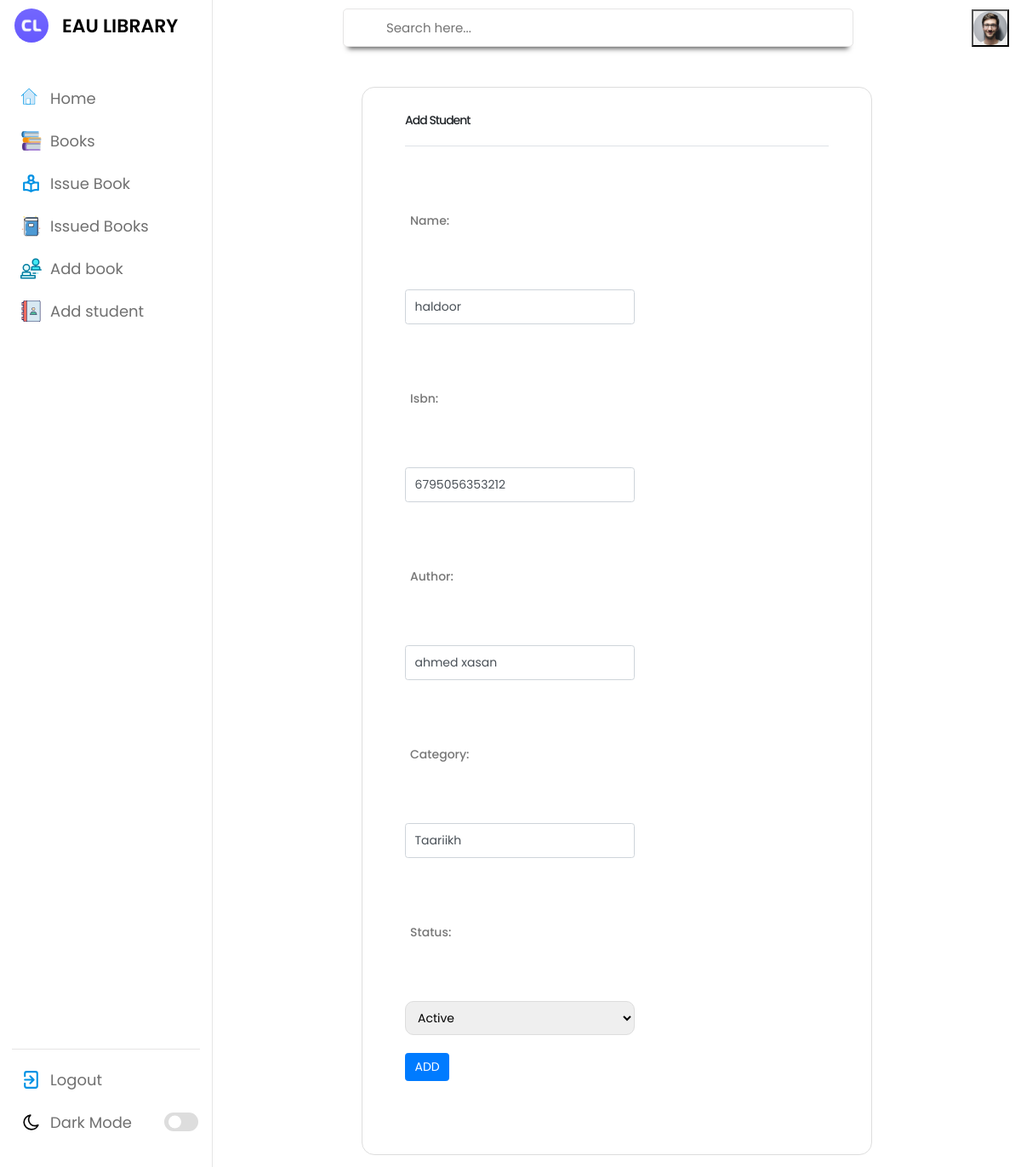
The page /updatebook/1/ on the database its author committed.
### library/models.py (models this page shows, shortened)
class Book(models.Model):
    name = models.CharField(max_length=200)
    author = models.CharField(max_length=200)
    isbn = models.PositiveIntegerField()
    category = models.CharField(max_length=50)
    status = models.CharField(max_length=25, choices=(('Active','Active'), ('Inactive','Inactive')), default = 'Active')
    date_added = models.DateTimeField(default = timezone.now)
    date_created = models.DateTimeField(auto_now = True)

### library/views.py (the view)
# urls.py: path('updatebook/<str:pk>/', views.updateBook, name="updatebook"),
def updateBook(request, pk):
	order = Book.objects.get(id=pk)
	form = BookForm(instance=order)
	if request.method == 'POST':
		form = BookForm(request.POST, instance=order)
		if form.is_valid():
			form.save()
			return redirect('books')
	context = {'form':form}
	return render(request, 'library/add.html', context)

### library/forms.py
class BookForm(ModelForm):
    class Meta:
        model  = Book
        fields=['name','isbn','author','category','status']
        widgets = {
            'name': forms.TextInput(attrs={'class': 'form-control'}),
            'isbn': forms.NumberInput(attrs={'class': 'form-control'}),
            'author': forms.TextInput(attrs={'class': 'form-control'}),
            'category': forms.TextInput(attrs={'class': 'form-control'}),
            'statu': forms.CheckboxInput(attrs={'class': 'form-control'}),
        }

### library/templates/library/add.html (shortened to what this page needs)
{% extends 'main.html' %}
{% load static %}
{% block content %}
<section class="dashboard" >
    <div class="top">
        <div class="search-box">
            <input type="text" placeholder="Search here...">
        </div>
        <button>
            <img src="images/profile.jpg" alt="">
        </button>
    </div>
    <div class="dash-content">
        <div class="wrapper bg-white mt-sm-5">
            <h4 class="pb-4 border-bottom">Add Student</h4>
            <form method="POST">
                {% for i in form %}
                <div class="py-2">
                    <div class="row py-2">
                        <div class="col-md-6">
                            <label for="firstname">{{ i.label_tag }}</label>
                            {{ i }}
                        </div>
                    </div>
                    {% endfor %}
                    <div class="py-3 pb-4 ">
                        <button class="btn btn-primary mr-3">ADD</button>
                    </div>
                </div>
            </form>
        </div>
    </div>
  </section>
{% endblock content %}

### static/styles/style.css (style rules this page uses)
* { margin: 0; padding: 0; box-sizing: border-box; font-family: 'Poppins', sans-serif; }
:root { --primary-color: #0E4BF1; --panel-color: #FFF; --text-color: #000; --black-light-color: #707070; --border-color: #e6e5e5; --toggle-color: #DDD; --box1-color: #4DA3FF; --box2-color: #FFE6AC; --box3-color: #E7D1FC; --title-icon-color: #fff; --tran-05: all 0.5s ease; --tran-03: all 0.3s ease; --tran-03: all 0.2s ease; }
body { min-height: 100vh; background-color: var(--primary-color); }
.dashboard { position: relative; left: 250px; background-color: var(--panel-color); min-height: 100vh; width: calc(100% - 250px); padding: 10px 14px; transition: var(--tran-05); }
.dashboard .top { position: fixed; top: 0; left: 250px; display: flex; width: calc(100% - 250px); justify-content: space-between; align-items: center; padding: 10px 14px; background-color: var(--panel-color); transition: var(--tran-05); z-index: 10; }
.dashboard .top .search-box { position: relative; height: 45px; max-width: 600px; width: 100%; margin: 0 30px; }
.top .search-box input { position: absolute; border: 1px solid var(--border-color); background-color: var(--panel-color); padding: 0 25px 0 50px; border-radius: 5px; height: 100%; width: 100%; color: var(--text-color); font-size: 15px; font-weight: 400; outline: none; }
.top img { width: 40px; border-radius: 50%; }
.dashboard .dash-content { padding-top: 50px; }
* { box-sizing: border-box; -webkit-box-sizing: border-box; -moz-box-sizing: border-box; }
body { font-family: Helvetica; -webkit-font-smoothing: antialiased; background: rgba( 71, 147, 227, 1); }

### static/styles/styleka.css (style rules this page uses)
* { margin: 0; padding: 0; box-sizing: border-box; font-family: 'Poppins', sans-serif; }
:root { --primary-color: #0E4BF1; --panel-color: #FFF; --text-color: #000; --black-light-color: #707070; --border-color: #e6e5e5; --toggle-color: #DDD; --box1-color: #4DA3FF; --box2-color: #FFE6AC; --box3-color: #E7D1FC; --title-icon-color: #fff; --tran-05: all 0.5s ease; --tran-03: all 0.3s ease; --tran-03: all 0.2s ease; }
body { min-height: 100vh; background-color: var(--primary-color); }
.dashboard { position: relative; left: 250px; background-color: var(--panel-color); min-height: 100vh; width: calc(100% - 250px); padding: 10px 14px; transition: var(--tran-05); }
.dashboard .top { position: fixed; top: 0; left: 250px; display: flex; width: calc(100% - 250px); justify-content: space-between; align-items: center; padding: 10px 14px; background-color: var(--panel-color); transition: var(--tran-05); z-index: 10; }
.dashboard .top .search-box { position: relative; height: 45px; max-width: 600px; width: 100%; margin: 0 30px; }
.top .search-box input { position: absolute; border: 1px solid var(--border-color); background-color: var(--panel-color); padding: 0 25px 0 50px; border-radius: 5px; height: 100%; width: 100%; color: var(--text-color); font-size: 15px; font-weight: 400; outline: none; }
.top img { width: 40px; border-radius: 50%; }
.dashboard .dash-content { padding-top: 50px; }
* { box-sizing: border-box; -webkit-box-sizing: border-box; -moz-box-sizing: border-box; }
body { font-family: Helvetica; -webkit-font-smoothing: antialiased; background: rgba( 71, 147, 227, 1); }
* { font-family: 'Poppins', sans-serif; transition: all 0.5s ease; }
form { width: 600px; display: flex; flex-flow: column wrap; align-items: center; justify-content: center; }
form div, form label, form input, form textarea { width: 100%; }
label, input, textarea { padding: 28px; }
label, [placeholder] { color: #555; }
input, textarea { background: rgba(255, 255, 255, 0.5); border: none; border-radius: 4px; box-shadow: 0 8px 6px -6px #555; }
:not(.social-media) { font-size: 14px; }

### rows shown on the page
Book: form "haldoor" "6795056353212" "ahmed xasan" "Taariikh" "Active"

### other values the page prints
{{ i.label_tag }} "Name:" "Isbn:" "Author:" "Category:" "Status:"
